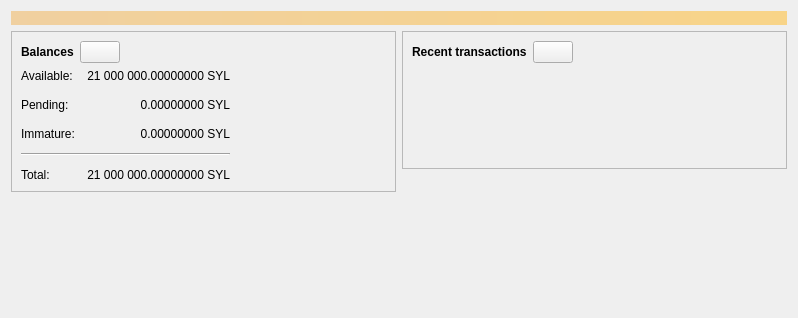
<?xml version="1.0" encoding="UTF-8"?>
<ui version="4.0">
 <class>OverviewPage</class>
 <widget class="QWidget" name="OverviewPage">
  <property name="geometry">
   <rect>
    <x>0</x>
    <y>0</y>
    <width>798</width>
    <height>318</height>
   </rect>
  </property>
  <property name="windowTitle">
   <string>Form</string>
  </property>
  <layout class="QVBoxLayout" name="topLayout">
   <item>
    <widget class="QLabel" name="labelAlerts">
     <property name="visible">
      <bool>false</bool>
     </property>
     <property name="styleSheet">
      <string notr="true">QLabel { background-color: qlineargradient(x1: 0, y1: 0, x2: 1, y2: 0, stop:0 #F0D0A0, stop:1 #F8D488); color:#000000; }</string>
     </property>
     <property name="wordWrap">
      <bool>true</bool>
     </property>
     <property name="margin">
      <number>3</number>
     </property>
     <property name="textInteractionFlags">
      <set>Qt::TextSelectableByMouse</set>
     </property>
    </widget>
   </item>
   <item>
    <layout class="QHBoxLayout" name="horizontalLayout" stretch="1,1">
     <item>
      <layout class="QVBoxLayout" name="verticalLayout_2">
       <item>
        <widget class="QFrame" name="frame">
         <property name="frameShape">
          <enum>QFrame::StyledPanel</enum>
         </property>
         <property name="frameShadow">
          <enum>QFrame::Raised</enum>
         </property>
         <layout class="QVBoxLayout" name="verticalLayout_4">
          <item>
           <layout class="QHBoxLayout" name="horizontalLayout_4">
            <item>
             <widget class="QLabel" name="label_5">
              <property name="font">
               <font>
                <weight>75</weight>
                <bold>true</bold>
               </font>
              </property>
              <property name="text">
               <string>Balances</string>
              </property>
             </widget>
            </item>
            <item>
             <widget class="QPushButton" name="labelWalletStatus">
              <property name="enabled">
               <bool>true</bool>
              </property>
              <property name="maximumSize">
               <size>
                <width>45</width>
                <height>16777215</height>
               </size>
              </property>
              <property name="toolTip">
               <string>The displayed information may be out of date. Your wallet automatically synchronizes with the OpenSY network after a connection is established, but this process has not completed yet.</string>
              </property>
              <property name="text">
               <string/>
              </property>
              <property name="icon">
               <iconset resource="../opensy.qrc">
                <normaloff>:/icons/warning</normaloff>
                <disabledoff>:/icons/warning</disabledoff>:/icons/warning</iconset>
              </property>
              <property name="iconSize">
               <size>
                <width>24</width>
                <height>24</height>
               </size>
              </property>
             </widget>
            </item>
            <item>
             <spacer name="horizontalSpacer_3">
              <property name="orientation">
               <enum>Qt::Horizontal</enum>
              </property>
              <property name="sizeHint" stdset="0">
               <size>
                <width>40</width>
                <height>20</height>
               </size>
              </property>
             </spacer>
            </item>
           </layout>
          </item>
          <item>
           <layout class="QGridLayout" name="gridLayout">
            <property name="spacing">
             <number>12</number>
            </property>
            <item row="1" column="1">
             <widget class="QLabel" name="labelUnconfirmed">
              <property name="cursor">
               <cursorShape>IBeamCursor</cursorShape>
              </property>
              <property name="toolTip">
               <string>Total of transactions that have yet to be confirmed, and do not yet count toward the spendable balance</string>
              </property>
              <property name="text">
               <string notr="true">0.00000000 SYL</string>
              </property>
              <property name="alignment">
               <set>Qt::AlignRight|Qt::AlignTrailing|Qt::AlignVCenter</set>
              </property>
              <property name="textInteractionFlags">
               <set>Qt::LinksAccessibleByMouse|Qt::TextSelectableByKeyboard|Qt::TextSelectableByMouse</set>
              </property>
             </widget>
            </item>
            <item row="3" column="0" colspan="2">
             <widget class="Line" name="line">
              <property name="orientation">
               <enum>Qt::Horizontal</enum>
              </property>
             </widget>
            </item>
            <item row="4" column="0">
             <widget class="QLabel" name="labelTotalText">
              <property name="text">
               <string>Total:</string>
              </property>
             </widget>
            </item>
            <item row="2" column="1">
             <widget class="QLabel" name="labelImmature">
              <property name="cursor">
               <cursorShape>IBeamCursor</cursorShape>
              </property>
              <property name="toolTip">
               <string>Mined balance that has not yet matured</string>
              </property>
              <property name="text">
               <string notr="true">0.00000000 SYL</string>
              </property>
              <property name="alignment">
               <set>Qt::AlignRight|Qt::AlignTrailing|Qt::AlignVCenter</set>
              </property>
              <property name="textInteractionFlags">
               <set>Qt::LinksAccessibleByMouse|Qt::TextSelectableByKeyboard|Qt::TextSelectableByMouse</set>
              </property>
             </widget>
            </item>
            <item row="1" column="2">
             <spacer name="horizontalSpacer_2">
              <property name="orientation">
               <enum>Qt::Horizontal</enum>
              </property>
              <property name="sizeHint" stdset="0">
               <size>
                <width>40</width>
                <height>20</height>
               </size>
              </property>
             </spacer>
            </item>
            <item row="2" column="0">
             <widget class="QLabel" name="labelImmatureText">
              <property name="text">
               <string>Immature:</string>
              </property>
             </widget>
            </item>
            <item row="4" column="1">
             <widget class="QLabel" name="labelTotal">
              <property name="cursor">
               <cursorShape>IBeamCursor</cursorShape>
              </property>
              <property name="toolTip">
               <string>Your current total balance</string>
              </property>
              <property name="text">
               <string notr="true">21 000 000.00000000 SYL</string>
              </property>
              <property name="alignment">
               <set>Qt::AlignRight|Qt::AlignTrailing|Qt::AlignVCenter</set>
              </property>
              <property name="textInteractionFlags">
               <set>Qt::LinksAccessibleByMouse|Qt::TextSelectableByKeyboard|Qt::TextSelectableByMouse</set>
              </property>
             </widget>
            </item>
            <item row="0" column="0">
             <widget class="QLabel" name="labelBalanceText">
              <property name="text">
               <string>Available:</string>
              </property>
             </widget>
            </item>
            <item row="0" column="1">
             <widget class="QLabel" name="labelBalance">
              <property name="cursor">
               <cursorShape>IBeamCursor</cursorShape>
              </property>
              <property name="toolTip">
               <string>Your current spendable balance</string>
              </property>
              <property name="text">
               <string notr="true">21 000 000.00000000 SYL</string>
              </property>
              <property name="alignment">
               <set>Qt::AlignRight|Qt::AlignTrailing|Qt::AlignVCenter</set>
              </property>
              <property name="textInteractionFlags">
               <set>Qt::LinksAccessibleByMouse|Qt::TextSelectableByKeyboard|Qt::TextSelectableByMouse</set>
              </property>
             </widget>
            </item>
            <item row="1" column="0">
             <widget class="QLabel" name="labelPendingText">
              <property name="text">
               <string>Pending:</string>
              </property>
             </widget>
            </item>
           </layout>
          </item>
         </layout>
        </widget>
       </item>
       <item>
        <spacer name="verticalSpacer">
         <property name="orientation">
          <enum>Qt::Vertical</enum>
         </property>
         <property name="sizeHint" stdset="0">
          <size>
           <width>20</width>
           <height>40</height>
          </size>
         </property>
        </spacer>
       </item>
      </layout>
     </item>
     <item>
      <layout class="QVBoxLayout" name="verticalLayout_3">
       <item>
        <widget class="QFrame" name="frame_2">
         <property name="frameShape">
          <enum>QFrame::StyledPanel</enum>
         </property>
         <property name="frameShadow">
          <enum>QFrame::Raised</enum>
         </property>
         <layout class="QVBoxLayout" name="verticalLayout">
          <item>
           <layout class="QHBoxLayout" name="horizontalLayout_2">
            <item>
             <widget class="QLabel" name="label_4">
              <property name="font">
               <font>
                <weight>75</weight>
                <bold>true</bold>
               </font>
              </property>
              <property name="text">
               <string>Recent transactions</string>
              </property>
             </widget>
            </item>
            <item>
             <widget class="QPushButton" name="labelTransactionsStatus">
              <property name="enabled">
               <bool>true</bool>
              </property>
              <property name="maximumSize">
               <size>
                <width>45</width>
                <height>16777215</height>
               </size>
              </property>
              <property name="toolTip">
               <string>The displayed information may be out of date. Your wallet automatically synchronizes with the OpenSY network after a connection is established, but this process has not completed yet.</string>
              </property>
              <property name="text">
               <string/>
              </property>
              <property name="icon">
               <iconset resource="../opensy.qrc">
                <normaloff>:/icons/warning</normaloff>
                <disabledoff>:/icons/warning</disabledoff>:/icons/warning</iconset>
              </property>
              <property name="iconSize">
               <size>
                <width>24</width>
                <height>24</height>
               </size>
              </property>
             </widget>
            </item>
            <item>
             <spacer name="horizontalSpacer">
              <property name="orientation">
               <enum>Qt::Horizontal</enum>
              </property>
              <property name="sizeHint" stdset="0">
               <size>
                <width>40</width>
                <height>20</height>
               </size>
              </property>
             </spacer>
            </item>
           </layout>
          </item>
          <item>
           <widget class="TransactionOverviewWidget" name="listTransactions">
            <property name="styleSheet">
             <string notr="true">QListView { background: transparent; }</string>
            </property>
            <property name="frameShape">
             <enum>QFrame::NoFrame</enum>
            </property>
            <property name="verticalScrollBarPolicy">
             <enum>Qt::ScrollBarAlwaysOff</enum>
            </property>
            <property name="horizontalScrollBarPolicy">
             <enum>Qt::ScrollBarAlwaysOff</enum>
            </property>
            <property name="sizeAdjustPolicy">
             <enum>QAbstractScrollArea::AdjustToContents</enum>
            </property>
            <property name="selectionMode">
             <enum>QAbstractItemView::NoSelection</enum>
            </property>
            <property name="uniformItemSizes">
             <bool>true</bool>
            </property>
           </widget>
          </item>
         </layout>
        </widget>
       </item>
       <item>
        <spacer name="verticalSpacer_2">
         <property name="orientation">
          <enum>Qt::Vertical</enum>
         </property>
         <property name="sizeHint" stdset="0">
          <size>
           <width>20</width>
           <height>40</height>
          </size>
         </property>
        </spacer>
       </item>
      </layout>
     </item>
    </layout>
   </item>
  </layout>
 </widget>
 <customwidgets>
  <customwidget>
   <class>TransactionOverviewWidget</class>
   <extends>QListView</extends>
   <header>qt/transactionoverviewwidget.h</header>
  </customwidget>
 </customwidgets>
 <resources/>
 <connections/>
</ui>
